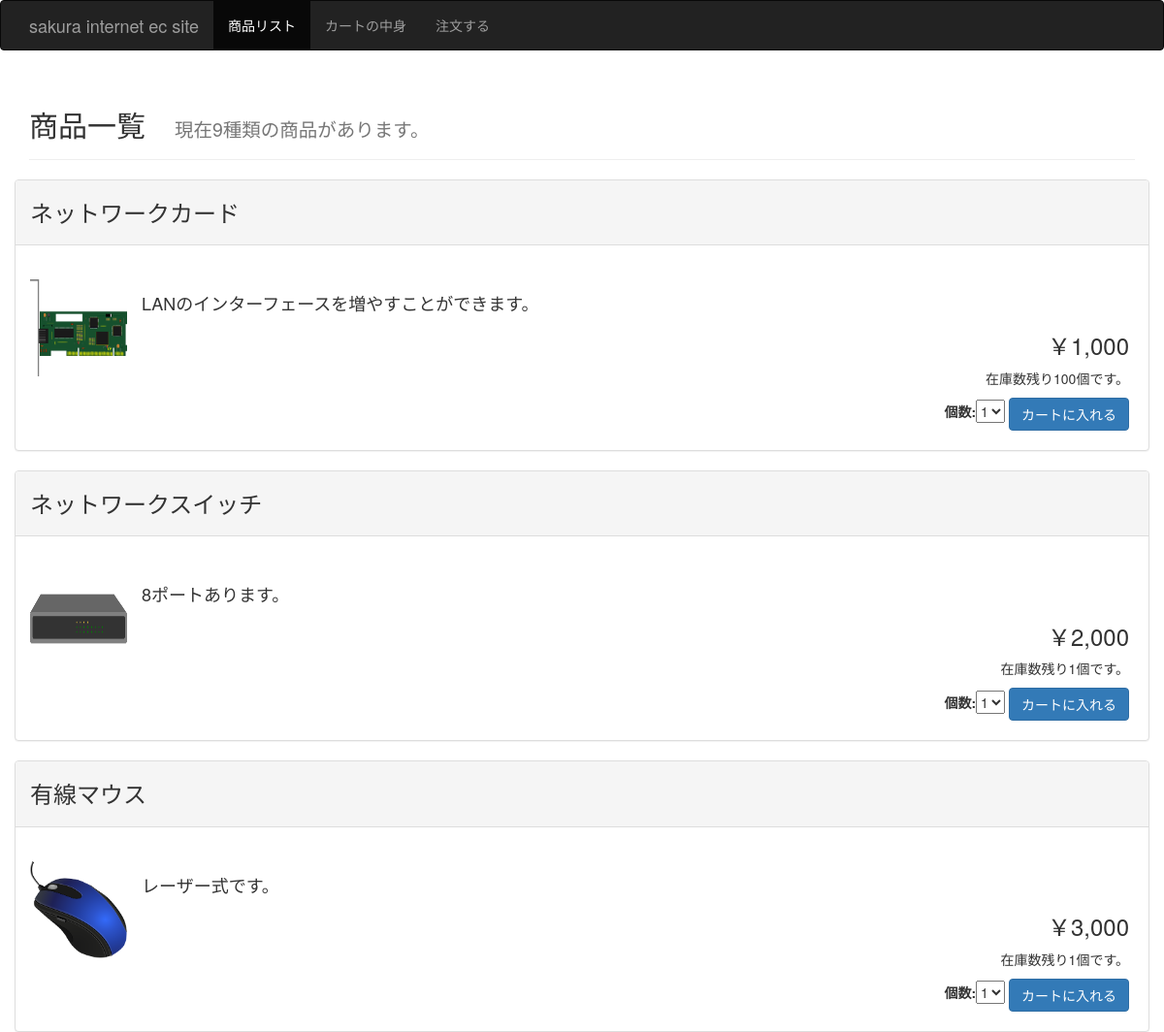
Before: /ec/list/ (upper part) with the older database file.
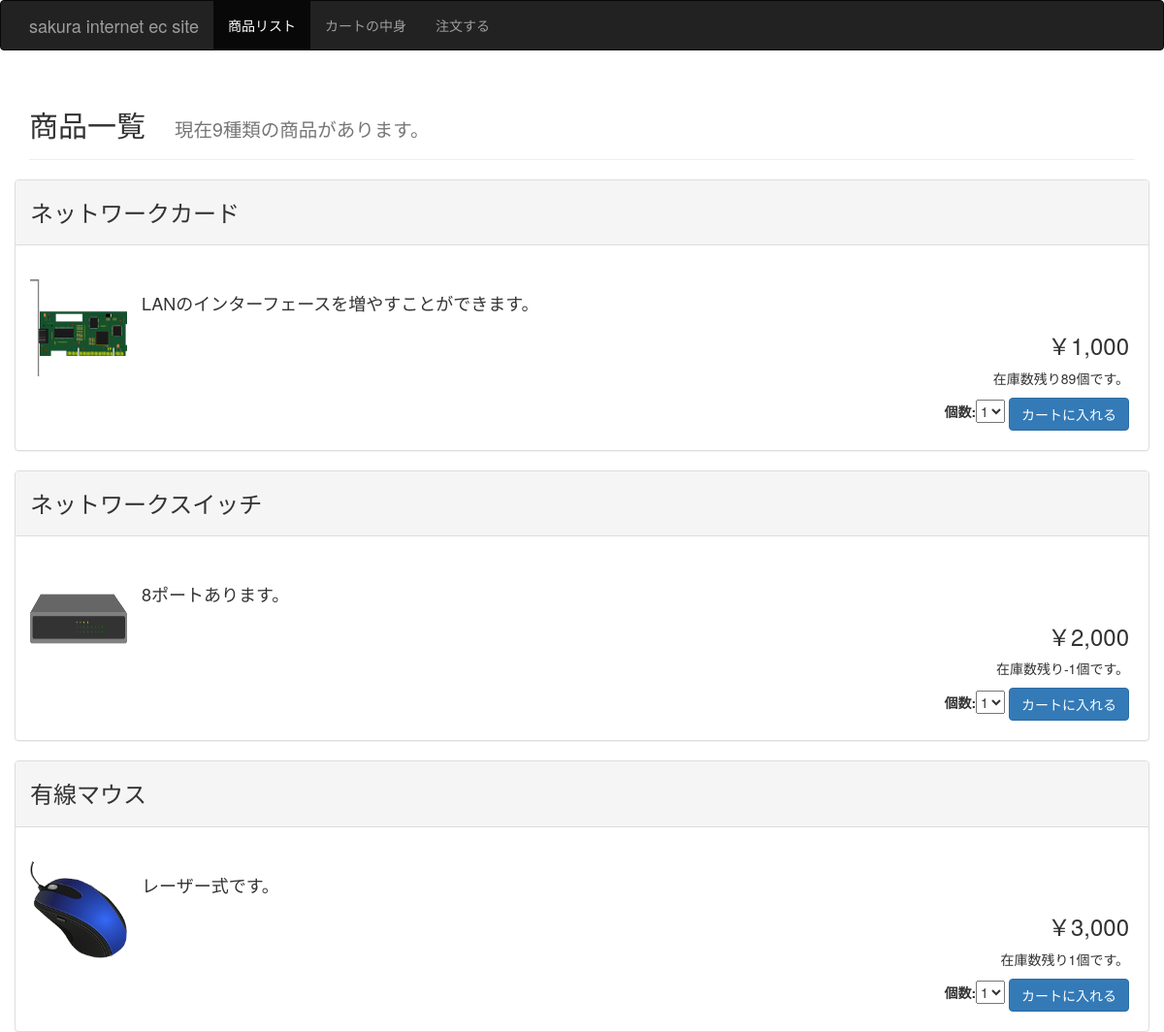
After: the same page with the newer database file.
### ecommerce/models.py (models this page shows, shortened)
class Product(models.Model):
    name = models.CharField("商品名", max_length=30)
    description = models.CharField("商品説明", max_length=30, blank=True)
    price = models.IntegerField("価格")
    image = models.FileField("商品画像", upload_to="", blank=True)
    stock = models.IntegerField("在庫数")
    is_enabled = models.BooleanField("商品の販売状態", default=True)
    created_at = models.DateTimeField("作成日時", auto_now_add=True)
    updated_at = models.DateTimeField("更新日時", auto_now=True)

### ecommerce/views.py (the view)
# urls.py: url(r'^ec/list/', views.index, name="list"),
def index(request):
    products = get_list_or_404(Product)
    count_form = CountForm()
    response = render(request, 'product_list.html', {'products': products, "count_form": count_form})
    return response

### ecommerce/forms.py
class CountForm(forms.Form):
    STATUS_CHOICES = (
            (1, "1"),
            (2, "2"),
            (3, "3"),
            (4, "4"),
            (5, "5"))
    count = forms.ChoiceField(label="個数", choices=STATUS_CHOICES)

### ecommerce/templates/product_list.html (shortened to what this page needs)
{% extends 'base.html' %}
{% load humanize %}
{% block content1 %}
<div class="page-header">
  <h2>商品一覧　<small>現在{{products|length}}種類の商品があります。</small></h2>
</div>
<div class="row">
  {% for product in products %}
    <form method="post" class="countform" action="../cart_add/">
  <div class="panel panel-default">
    <div class="panel-heading">
      <h3>{{ product.name }}</h3>
    </div>
    <div class="panel-body">
    <div class="media" style="padding-top:20px;">
      <a class="media-left" href="#">
        <img src="../../media/{{ product.image }}" width="100" height="100" border="0">
      </a>
      <div class="media-body" style="padding:5px;">
        <h4>
        {% if product.description %}
          {{ product.description }}
        {% else %}
          商品説明無し
        {% endif %}
        </h4>
        <div class="text-right">
        <h3>￥{{ product.price | intcomma:False }}
        </h3>
        <p>
          {% if product.is_enabled %}
            在庫数残り{{ product.stock }}個です。
          {% else %}
            現在売り切れ中です！
          {% endif %}
        </p>
        {{ count_form }}
        {% if product.is_enabled %}
          <button class="btn btn-primary" type="submit">カートに入れる</button>
        {% else %}
          <button class="btn btn-primary" type="submit" disabled >カートに入れる</button>
        {% endif %}
      </div>
   </form>
      </div>
    </div>
  </div>
  {% endfor %}
  {% endblock %}

Changed rows visible on the page:
changed Product "ネットワークカード": stock "100" → "89"
changed Product "ネットワークスイッチ": stock "1" → "-1"
